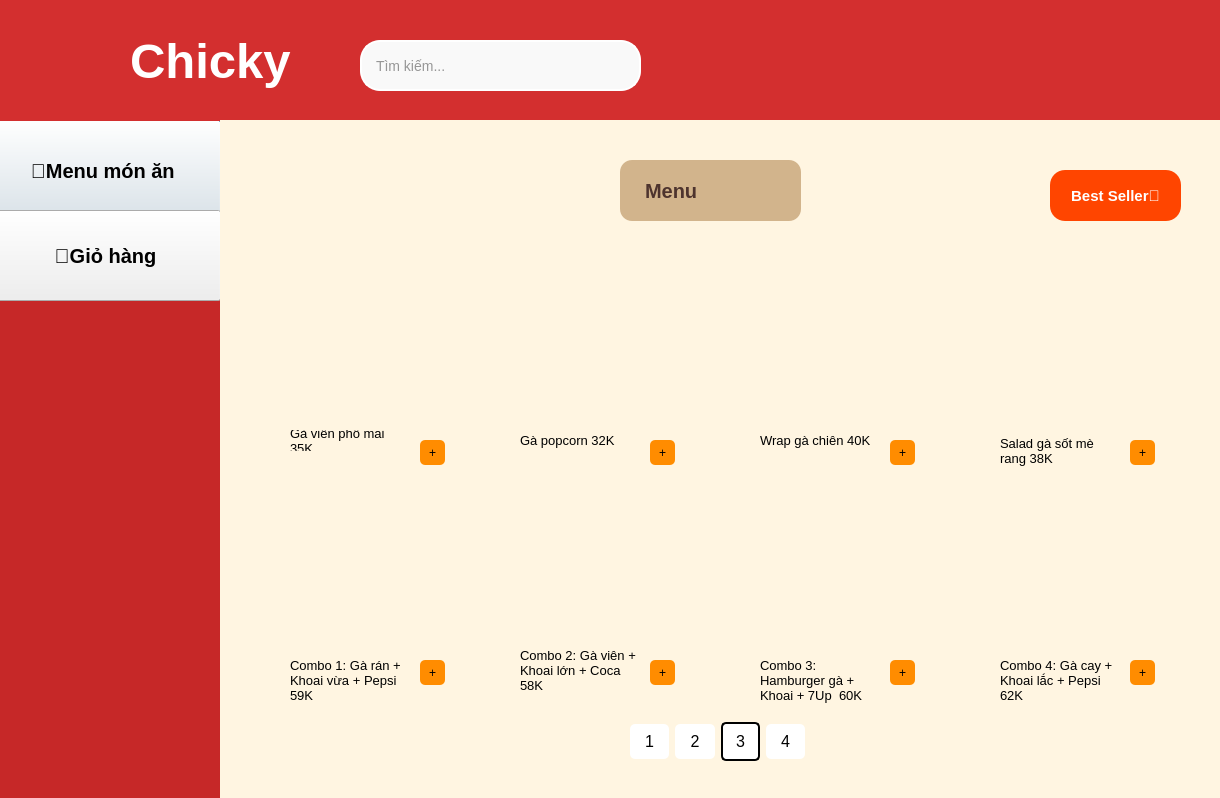
<?xml version="1.0" encoding="UTF-8"?>
<ui version="4.0">
 <class>Dialog</class>
 <widget class="QDialog" name="Dialog">
  <property name="geometry">
   <rect>
    <x>0</x>
    <y>0</y>
    <width>1220</width>
    <height>798</height>
   </rect>
  </property>
  <property name="windowTitle">
   <string>Dialog</string>
  </property>
  <widget class="QLabel" name="label_5">
   <property name="geometry">
    <rect>
     <x>0</x>
     <y>120</y>
     <width>221</width>
     <height>681</height>
    </rect>
   </property>
   <property name="font">
    <font>
     <pointsize>15</pointsize>
     <weight>75</weight>
     <bold>true</bold>
    </font>
   </property>
   <property name="styleSheet">
    <string notr="true">background-color: #C62828
</string>
   </property>
   <property name="text">
    <string/>
   </property>
  </widget>
  <widget class="QPushButton" name="mon_an">
   <property name="geometry">
    <rect>
     <x>-10</x>
     <y>120</y>
     <width>231</width>
     <height>101</height>
    </rect>
   </property>
   <property name="font">
    <font>
     <pointsize>15</pointsize>
     <weight>75</weight>
     <bold>true</bold>
    </font>
   </property>
   <property name="styleSheet">
    <string notr="true"/>
   </property>
   <property name="text">
    <string>🍰Menu món ăn </string>
   </property>
  </widget>
  <widget class="QPushButton" name="gio_hang">
   <property name="geometry">
    <rect>
     <x>-10</x>
     <y>210</y>
     <width>231</width>
     <height>91</height>
    </rect>
   </property>
   <property name="font">
    <font>
     <pointsize>15</pointsize>
     <weight>75</weight>
     <bold>true</bold>
    </font>
   </property>
   <property name="styleSheet">
    <string notr="true"/>
   </property>
   <property name="text">
    <string>🛒Giỏ hàng</string>
   </property>
  </widget>
  <widget class="QLabel" name="label_4">
   <property name="geometry">
    <rect>
     <x>30</x>
     <y>20</y>
     <width>91</width>
     <height>91</height>
    </rect>
   </property>
   <property name="styleSheet">
    <string notr="true">border-image: url(:/pic/logoss.png);</string>
   </property>
   <property name="text">
    <string/>
   </property>
  </widget>
  <widget class="QLineEdit" name="tim_kiem">
   <property name="geometry">
    <rect>
     <x>360</x>
     <y>40</y>
     <width>281</width>
     <height>51</height>
    </rect>
   </property>
   <property name="font">
    <font>
     <pointsize>-1</pointsize>
    </font>
   </property>
   <property name="styleSheet">
    <string notr="true">QLineEdit {
    border: 2px solid white;
    border-radius: 20px;
    padding: 6px 12px;
    background-color: #f9f9f9;
    font-size: 14px;
    color: #333;
}

QLineEdit:focus {
    border: 2px solid white;  /* vẫn là trắng khi focus */
}
</string>
   </property>
   <property name="text">
    <string/>
   </property>
   <property name="placeholderText">
    <string>Tìm kiếm...</string>
   </property>
  </widget>
  <widget class="QLabel" name="label_3">
   <property name="geometry">
    <rect>
     <x>130</x>
     <y>10</y>
     <width>211</width>
     <height>101</height>
    </rect>
   </property>
   <property name="font">
    <font>
     <pointsize>37</pointsize>
     <weight>75</weight>
     <bold>true</bold>
    </font>
   </property>
   <property name="styleSheet">
    <string notr="true">QLabel {
    color: white;
    background-color: transparent;  /* làm nền trong suốt nếu muốn */            /* tùy chỉnh cỡ chữ nếu cần */
    font-weight: bold;              /* chữ đậm */
}
</string>
   </property>
   <property name="text">
    <string>Chicky</string>
   </property>
  </widget>
  <widget class="QLabel" name="label_2">
   <property name="geometry">
    <rect>
     <x>0</x>
     <y>0</y>
     <width>1231</width>
     <height>121</height>
    </rect>
   </property>
   <property name="font">
    <font>
     <family>Microsoft YaHei UI</family>
     <pointsize>35</pointsize>
     <weight>75</weight>
     <bold>true</bold>
    </font>
   </property>
   <property name="styleSheet">
    <string notr="true">background-color: #D32F2F</string>
   </property>
   <property name="text">
    <string/>
   </property>
  </widget>
  <widget class="QLabel" name="label_6">
   <property name="geometry">
    <rect>
     <x>220</x>
     <y>120</y>
     <width>1001</width>
     <height>681</height>
    </rect>
   </property>
   <property name="styleSheet">
    <string notr="true">background-color: rgb(255, 245, 225);</string>
   </property>
   <property name="text">
    <string/>
   </property>
  </widget>
  <widget class="QLabel" name="label_55">
   <property name="geometry">
    <rect>
     <x>620</x>
     <y>160</y>
     <width>181</width>
     <height>61</height>
    </rect>
   </property>
   <property name="styleSheet">
    <string notr="true">QLabel {
    background-color: #d2b48c;  /* Nâu nhạt (beige) */
    color: #4e342e;              /* Nâu đậm cho chữ */
    font-size: 20px;
    font-weight: bold;
    padding: 10px 20px;
    border-radius: 12px;
    qproperty-alignment: AlignCenter;
}
</string>
   </property>
   <property name="text">
    <string>Menu</string>
   </property>
  </widget>
  <widget class="QWidget" name="horizontalLayoutWidget_8">
   <property name="geometry">
    <rect>
     <x>630</x>
     <y>720</y>
     <width>175</width>
     <height>43</height>
    </rect>
   </property>
   <layout class="QHBoxLayout" name="horizontalLayout_111">
    <item>
     <layout class="QHBoxLayout" name="horizontalLayout_112">
      <item>
       <widget class="QPushButton" name="page1">
        <property name="font">
         <font>
          <pointsize>12</pointsize>
          <weight>50</weight>
          <bold>false</bold>
         </font>
        </property>
        <property name="styleSheet">
         <string notr="true">QPushButton {
    width: 35px;            /* Chiều rộng của button */
    height: 35px;           /* Chiều cao của button */
    border-radius: 5px;      /* Để không bo tròn góc */
    background-color: rgb(255,255,255);
    color: black;            /* Màu chữ */

}
QPushButton:hover {
    background-color:  rgb(220,220,220);; /* Màu nền khi hover */
}
</string>
        </property>
        <property name="text">
         <string>1</string>
        </property>
       </widget>
      </item>
     </layout>
    </item>
    <item>
     <layout class="QHBoxLayout" name="horizontalLayout_113">
      <item>
       <widget class="QPushButton" name="page2">
        <property name="font">
         <font>
          <pointsize>12</pointsize>
         </font>
        </property>
        <property name="styleSheet">
         <string notr="true">QPushButton {
    width: 35px;            /* Chiều rộng của button */
    height: 35px;           /* Chiều cao của button */
    border-radius: 5px;      /* Để không bo tròn góc */
    background-color: rgb(255,255,255);
    color: black;            /* Màu chữ */
}
QPushButton:hover {
    background-color:   rgb(220,220,220);;; /* Màu nền khi hover */
}
</string>
        </property>
        <property name="text">
         <string>2</string>
        </property>
       </widget>
      </item>
     </layout>
    </item>
    <item>
     <layout class="QHBoxLayout" name="horizontalLayout_114">
      <item>
       <widget class="QPushButton" name="page3">
        <property name="font">
         <font>
          <pointsize>12</pointsize>
         </font>
        </property>
        <property name="styleSheet">
         <string notr="true">QPushButton {
    width: 35px;            /* Chiều rộng của button */
    height: 35px;           /* Chiều cao của button */
    border-radius: 5px;      /* Để không bo tròn góc */
    background-color: rgb(255,255,255);
    color: black;            /* Màu chữ */
border: 1.5px solid black;   /* Viền đen, dày 2px */
}
QPushButton:hover {
    background-color:  rgb(220,220,220);;; /* Màu nền khi hover */
}
</string>
        </property>
        <property name="text">
         <string>3</string>
        </property>
       </widget>
      </item>
     </layout>
    </item>
    <item>
     <layout class="QHBoxLayout" name="horizontalLayout_115">
      <item>
       <widget class="QPushButton" name="page4">
        <property name="font">
         <font>
          <pointsize>12</pointsize>
         </font>
        </property>
        <property name="styleSheet">
         <string notr="true">QPushButton {
    width: 35px;            /* Chiều rộng của button */
    height: 35px;           /* Chiều cao của button */
    border-radius: 5px;      /* Để không bo tròn góc */
    background-color: rgb(255,255,255);
    color: black;            /* Màu chữ */
}
QPushButton:hover {
    background-color:   rgb(220,220,220);; /* Màu nền khi hover */
}
</string>
        </property>
        <property name="text">
         <string>4</string>
        </property>
       </widget>
      </item>
     </layout>
    </item>
   </layout>
  </widget>
  <widget class="QLabel" name="label_33">
   <property name="geometry">
    <rect>
     <x>510</x>
     <y>480</y>
     <width>170</width>
     <height>170</height>
    </rect>
   </property>
   <property name="styleSheet">
    <string notr="true">border-image: url(:/pic/combo2.jpg);

    border-radius: 20px;  /* bạn có thể chỉnh độ bo tùy ý */


</string>
   </property>
   <property name="text">
    <string/>
   </property>
  </widget>
  <widget class="QLabel" name="label_56">
   <property name="geometry">
    <rect>
     <x>290</x>
     <y>430</y>
     <width>121</width>
     <height>21</height>
    </rect>
   </property>
   <property name="font">
    <font>
     <pointsize>10</pointsize>
    </font>
   </property>
   <property name="text">
    <string>Gà viên phô mai 35K</string>
   </property>
   <property name="wordWrap">
    <bool>true</bool>
   </property>
  </widget>
  <widget class="QLabel" name="label_57">
   <property name="geometry">
    <rect>
     <x>520</x>
     <y>430</y>
     <width>121</width>
     <height>21</height>
    </rect>
   </property>
   <property name="font">
    <font>
     <pointsize>10</pointsize>
    </font>
   </property>
   <property name="text">
    <string>Gà popcorn 32K</string>
   </property>
   <property name="wordWrap">
    <bool>true</bool>
   </property>
  </widget>
  <widget class="QLabel" name="label_66">
   <property name="geometry">
    <rect>
     <x>990</x>
     <y>260</y>
     <width>170</width>
     <height>170</height>
    </rect>
   </property>
   <property name="font">
    <font>
     <pointsize>14</pointsize>
    </font>
   </property>
   <property name="styleSheet">
    <string notr="true">border-image: url(:/pic/salad_ga_sot_me_rang.jpg);
    border-radius: 20px;  /* bạn có thể chỉnh độ bo tùy ý */</string>
   </property>
   <property name="text">
    <string/>
   </property>
  </widget>
  <widget class="QPushButton" name="salad_ga_sot_me_rang_38k">
   <property name="geometry">
    <rect>
     <x>1130</x>
     <y>440</y>
     <width>25</width>
     <height>25</height>
    </rect>
   </property>
   <property name="styleSheet">
    <string notr="true">QPushButton {
    width: 25px;            /* Chiều rộng của button */
    height: 25px;           /* Chiều cao của button */
    border-radius: 5px;      /* Để không bo tròn góc */
    background-color: rgb(255,140,0);
    color: black;            /* Màu chữ */
}
QPushButton:hover {
    background-color: rgb(255, 170, 127);; /* Màu nền khi hover */
}
</string>
   </property>
   <property name="text">
    <string>+</string>
   </property>
  </widget>
  <widget class="QLabel" name="label_64">
   <property name="geometry">
    <rect>
     <x>760</x>
     <y>650</y>
     <width>121</width>
     <height>61</height>
    </rect>
   </property>
   <property name="font">
    <font>
     <pointsize>10</pointsize>
    </font>
   </property>
   <property name="text">
    <string>Combo 3: Hamburger gà + Khoai + 7Up  60K</string>
   </property>
   <property name="wordWrap">
    <bool>true</bool>
   </property>
  </widget>
  <widget class="QLabel" name="label_34">
   <property name="geometry">
    <rect>
     <x>750</x>
     <y>480</y>
     <width>170</width>
     <height>170</height>
    </rect>
   </property>
   <property name="styleSheet">
    <string notr="true">border-image: url(:/pic/combo3.png);

    border-radius: 20px;  /* bạn có thể chỉnh độ bo tùy ý */


</string>
   </property>
   <property name="text">
    <string/>
   </property>
  </widget>
  <widget class="QLabel" name="label_61">
   <property name="geometry">
    <rect>
     <x>520</x>
     <y>650</y>
     <width>121</width>
     <height>41</height>
    </rect>
   </property>
   <property name="font">
    <font>
     <pointsize>10</pointsize>
    </font>
   </property>
   <property name="text">
    <string>Combo 2: Gà viên + Khoai lớn + Coca 58K</string>
   </property>
   <property name="wordWrap">
    <bool>true</bool>
   </property>
  </widget>
  <widget class="QLabel" name="label_63">
   <property name="geometry">
    <rect>
     <x>750</x>
     <y>260</y>
     <width>170</width>
     <height>170</height>
    </rect>
   </property>
   <property name="font">
    <font>
     <pointsize>14</pointsize>
    </font>
   </property>
   <property name="styleSheet">
    <string notr="true">border-image: url(:/pic/warp_ga_chien.png);
    border-radius: 20px;  /* bạn có thể chỉnh độ bo tùy ý */</string>
   </property>
   <property name="text">
    <string/>
   </property>
  </widget>
  <widget class="QPushButton" name="combo2">
   <property name="geometry">
    <rect>
     <x>650</x>
     <y>660</y>
     <width>25</width>
     <height>25</height>
    </rect>
   </property>
   <property name="styleSheet">
    <string notr="true">QPushButton {
    width: 25px;            /* Chiều rộng của button */
    height: 25px;           /* Chiều cao của button */
    border-radius: 5px;      /* Để không bo tròn góc */
    background-color: rgb(255,140,0);
    color: black;            /* Màu chữ */
}
QPushButton:hover {
    background-color: rgb(255, 170, 127);; /* Màu nền khi hover */
}
</string>
   </property>
   <property name="text">
    <string>+</string>
   </property>
  </widget>
  <widget class="QLabel" name="label_65">
   <property name="geometry">
    <rect>
     <x>1000</x>
     <y>430</y>
     <width>121</width>
     <height>41</height>
    </rect>
   </property>
   <property name="font">
    <font>
     <pointsize>10</pointsize>
    </font>
   </property>
   <property name="text">
    <string>Salad gà sốt mè rang 38K</string>
   </property>
   <property name="wordWrap">
    <bool>true</bool>
   </property>
  </widget>
  <widget class="QPushButton" name="ga_vien_pho_mai_35k">
   <property name="geometry">
    <rect>
     <x>420</x>
     <y>440</y>
     <width>25</width>
     <height>25</height>
    </rect>
   </property>
   <property name="styleSheet">
    <string notr="true">QPushButton {
    width: 25px;            /* Chiều rộng của button */
    height: 25px;           /* Chiều cao của button */
    border-radius: 5px;      /* Để không bo tròn góc */
    background-color: rgb(255,140,0);
    color: black;            /* Màu chữ */
}
QPushButton:hover {
    background-color: rgb(255, 170, 127);; /* Màu nền khi hover */
}
</string>
   </property>
   <property name="text">
    <string>+</string>
   </property>
  </widget>
  <widget class="QPushButton" name="combo3">
   <property name="geometry">
    <rect>
     <x>890</x>
     <y>660</y>
     <width>25</width>
     <height>25</height>
    </rect>
   </property>
   <property name="styleSheet">
    <string notr="true">QPushButton {
    width: 25px;            /* Chiều rộng của button */
    height: 25px;           /* Chiều cao của button */
    border-radius: 5px;      /* Để không bo tròn góc */
    background-color: rgb(255,140,0);
    color: black;            /* Màu chữ */
}
QPushButton:hover {
    background-color: rgb(255, 170, 127);; /* Màu nền khi hover */
}
</string>
   </property>
   <property name="text">
    <string>+</string>
   </property>
  </widget>
  <widget class="QPushButton" name="ga_popcorn_32k">
   <property name="geometry">
    <rect>
     <x>650</x>
     <y>440</y>
     <width>25</width>
     <height>25</height>
    </rect>
   </property>
   <property name="styleSheet">
    <string notr="true">QPushButton {
    width: 25px;            /* Chiều rộng của button */
    height: 25px;           /* Chiều cao của button */
    border-radius: 5px;      /* Để không bo tròn góc */
    background-color: rgb(255,140,0);
    color: black;            /* Màu chữ */
}
QPushButton:hover {
    background-color: rgb(255, 170, 127);; /* Màu nền khi hover */
}
</string>
   </property>
   <property name="text">
    <string>+</string>
   </property>
  </widget>
  <widget class="QLabel" name="label_62">
   <property name="geometry">
    <rect>
     <x>760</x>
     <y>430</y>
     <width>121</width>
     <height>21</height>
    </rect>
   </property>
   <property name="font">
    <font>
     <pointsize>10</pointsize>
    </font>
   </property>
   <property name="text">
    <string>Wrap gà chiên 40K</string>
   </property>
   <property name="wordWrap">
    <bool>true</bool>
   </property>
  </widget>
  <widget class="QLabel" name="label_60">
   <property name="geometry">
    <rect>
     <x>510</x>
     <y>260</y>
     <width>170</width>
     <height>170</height>
    </rect>
   </property>
   <property name="font">
    <font>
     <pointsize>14</pointsize>
    </font>
   </property>
   <property name="styleSheet">
    <string notr="true">border-image: url(:/pic/ga_popcorn.jpg);

    border-radius: 20px;  /* bạn có thể chỉnh độ bo tùy ý */</string>
   </property>
   <property name="text">
    <string/>
   </property>
  </widget>
  <widget class="QPushButton" name="combo4">
   <property name="geometry">
    <rect>
     <x>1130</x>
     <y>660</y>
     <width>25</width>
     <height>25</height>
    </rect>
   </property>
   <property name="styleSheet">
    <string notr="true">QPushButton {
    width: 25px;            /* Chiều rộng của button */
    height: 25px;           /* Chiều cao của button */
    border-radius: 5px;      /* Để không bo tròn góc */
    background-color: rgb(255,140,0);
    color: black;            /* Màu chữ */
}
QPushButton:hover {
    background-color: rgb(255, 170, 127);; /* Màu nền khi hover */
}
</string>
   </property>
   <property name="text">
    <string>+</string>
   </property>
  </widget>
  <widget class="QPushButton" name="combo1">
   <property name="geometry">
    <rect>
     <x>420</x>
     <y>660</y>
     <width>25</width>
     <height>25</height>
    </rect>
   </property>
   <property name="styleSheet">
    <string notr="true">QPushButton {
    width: 25px;            /* Chiều rộng của button */
    height: 25px;           /* Chiều cao của button */
    border-radius: 5px;      /* Để không bo tròn góc */
    background-color: rgb(255,140,0);
    color: black;            /* Màu chữ */
}
QPushButton:hover {
    background-color: rgb(255, 170, 127);; /* Màu nền khi hover */
}
</string>
   </property>
   <property name="text">
    <string>+</string>
   </property>
  </widget>
  <widget class="QLabel" name="label_35">
   <property name="geometry">
    <rect>
     <x>990</x>
     <y>480</y>
     <width>170</width>
     <height>170</height>
    </rect>
   </property>
   <property name="styleSheet">
    <string notr="true">border-image: url(:/pic/combo4.png);

    border-radius: 20px;  /* bạn có thể chỉnh độ bo tùy ý */


</string>
   </property>
   <property name="text">
    <string/>
   </property>
  </widget>
  <widget class="QLabel" name="label_32">
   <property name="geometry">
    <rect>
     <x>280</x>
     <y>480</y>
     <width>170</width>
     <height>170</height>
    </rect>
   </property>
   <property name="styleSheet">
    <string notr="true">border-image: url(:/pic/combo1.jpg);

    border-radius: 20px;  /* bạn có thể chỉnh độ bo tùy ý */


</string>
   </property>
   <property name="text">
    <string/>
   </property>
  </widget>
  <widget class="QLabel" name="label_59">
   <property name="geometry">
    <rect>
     <x>290</x>
     <y>650</y>
     <width>121</width>
     <height>61</height>
    </rect>
   </property>
   <property name="font">
    <font>
     <pointsize>10</pointsize>
    </font>
   </property>
   <property name="text">
    <string>Combo 1: Gà rán + Khoai vừa + Pepsi 59K</string>
   </property>
   <property name="wordWrap">
    <bool>true</bool>
   </property>
  </widget>
  <widget class="QLabel" name="label_58">
   <property name="geometry">
    <rect>
     <x>280</x>
     <y>260</y>
     <width>170</width>
     <height>170</height>
    </rect>
   </property>
   <property name="font">
    <font>
     <pointsize>14</pointsize>
    </font>
   </property>
   <property name="styleSheet">
    <string notr="true">border-image: url(:/pic/ga_vien_pho_mai.jpg);

    border-radius: 20px;  /* bạn có thể chỉnh độ bo tùy ý */</string>
   </property>
   <property name="text">
    <string/>
   </property>
  </widget>
  <widget class="QLabel" name="label_67">
   <property name="geometry">
    <rect>
     <x>1000</x>
     <y>650</y>
     <width>121</width>
     <height>61</height>
    </rect>
   </property>
   <property name="font">
    <font>
     <pointsize>10</pointsize>
    </font>
   </property>
   <property name="text">
    <string>Combo 4: Gà cay + Khoai lắc + Pepsi 62K</string>
   </property>
   <property name="wordWrap">
    <bool>true</bool>
   </property>
  </widget>
  <widget class="QPushButton" name="warp_ga_chien_40k">
   <property name="geometry">
    <rect>
     <x>890</x>
     <y>440</y>
     <width>25</width>
     <height>25</height>
    </rect>
   </property>
   <property name="styleSheet">
    <string notr="true">QPushButton {
    width: 25px;            /* Chiều rộng của button */
    height: 25px;           /* Chiều cao của button */
    border-radius: 5px;      /* Để không bo tròn góc */
    background-color: rgb(255,140,0);
    color: black;            /* Màu chữ */
}
QPushButton:hover {
    background-color: rgb(255, 170, 127);; /* Màu nền khi hover */
}
</string>
   </property>
   <property name="text">
    <string>+</string>
   </property>
  </widget>
  <widget class="QPushButton" name="best_seller">
   <property name="geometry">
    <rect>
     <x>1050</x>
     <y>170</y>
     <width>131</width>
     <height>51</height>
    </rect>
   </property>
   <property name="font">
    <font>
     <pointsize>-1</pointsize>
     <weight>75</weight>
     <bold>true</bold>
    </font>
   </property>
   <property name="styleSheet">
    <string notr="true">QPushButton {
    background-color: #FF4500;
    color: white;
    font-size: 15px;
    font-weight: bold;
    border-radius: 15px;
    padding: 10px;
}

QPushButton:hover {
    background-color:  #CC3700
}
</string>
   </property>
   <property name="text">
    <string>Best Seller🔥</string>
   </property>
  </widget>
  <zorder>label_5</zorder>
  <zorder>mon_an</zorder>
  <zorder>gio_hang</zorder>
  <zorder>label_2</zorder>
  <zorder>label_4</zorder>
  <zorder>label_3</zorder>
  <zorder>tim_kiem</zorder>
  <zorder>label_6</zorder>
  <zorder>label_55</zorder>
  <zorder>horizontalLayoutWidget_8</zorder>
  <zorder>label_33</zorder>
  <zorder>label_56</zorder>
  <zorder>label_57</zorder>
  <zorder>label_66</zorder>
  <zorder>salad_ga_sot_me_rang_38k</zorder>
  <zorder>label_64</zorder>
  <zorder>label_34</zorder>
  <zorder>label_61</zorder>
  <zorder>label_63</zorder>
  <zorder>combo2</zorder>
  <zorder>label_65</zorder>
  <zorder>ga_vien_pho_mai_35k</zorder>
  <zorder>combo3</zorder>
  <zorder>ga_popcorn_32k</zorder>
  <zorder>label_62</zorder>
  <zorder>label_60</zorder>
  <zorder>combo4</zorder>
  <zorder>combo1</zorder>
  <zorder>label_35</zorder>
  <zorder>label_32</zorder>
  <zorder>label_59</zorder>
  <zorder>label_58</zorder>
  <zorder>label_67</zorder>
  <zorder>warp_ga_chien_40k</zorder>
  <zorder>best_seller</zorder>
 </widget>
 <resources>
  <include location="doan.qrc"/>
 </resources>
 <connections/>
</ui>
